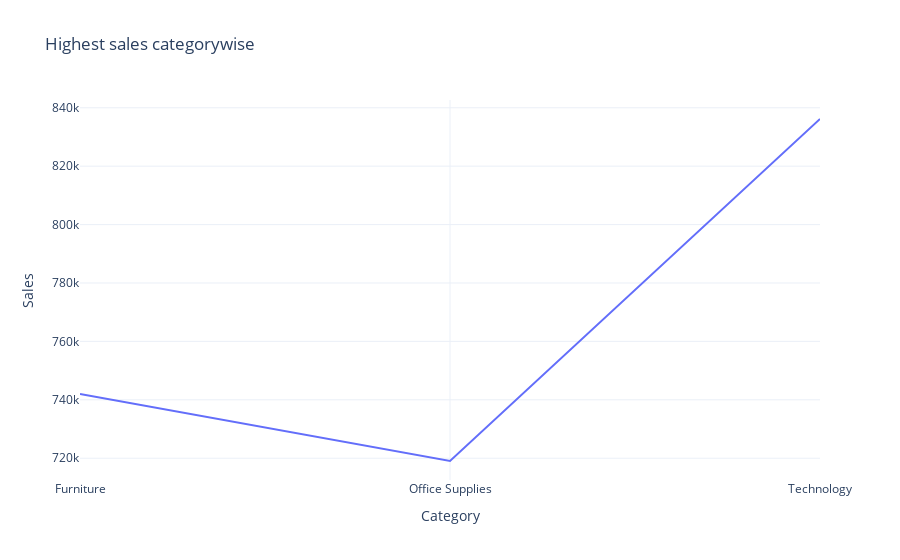

Notebook source saved alongside this figure:
### Markdown cell above
# Sales by category

### Code cell
Categorywise_sales = data.groupby('Category')['Sales'].sum().reset_index()

fig=px.line(Categorywise_sales,
            x= 'Category',
            y= 'Sales',
title='Highest sales categorywise')

fig.show()

### Figure 1 — Plotly figure (JSON) as saved in the notebook; plotly's stock layout.template omitted (floating-point values rounded to 4 significant figures)
{"data": [{"hovertemplate": "Category=%{x}<br>Sales=%{y}<extra></extra>", "legendgroup": "", "line": {"color": "#636efa", "dash": "solid"}, "marker": {"symbol": "circle"}, "mode": "lines", "name": "", "orientation": "v", "showlegend": false, "type": "scatter", "x": ["Furniture", "Office Supplies", "Technology"], "xaxis": "x", "y": [742000.0, 719000.0, 836200.0], "yaxis": "y"}], "layout": {"autosize": true, "legend": {"tracegroupgap": 0}, "title": {"text": "Highest sales categorywise"}, "xaxis": {"anchor": "y", "autorange": true, "domain": [0, 1], "range": [0, 2], "title": {"text": "Category"}, "type": "category"}, "yaxis": {"anchor": "x", "autorange": true, "domain": [0, 1], "range": [712500.0, 842700.0], "title": {"text": "Sales"}, "type": "linear"}}}
